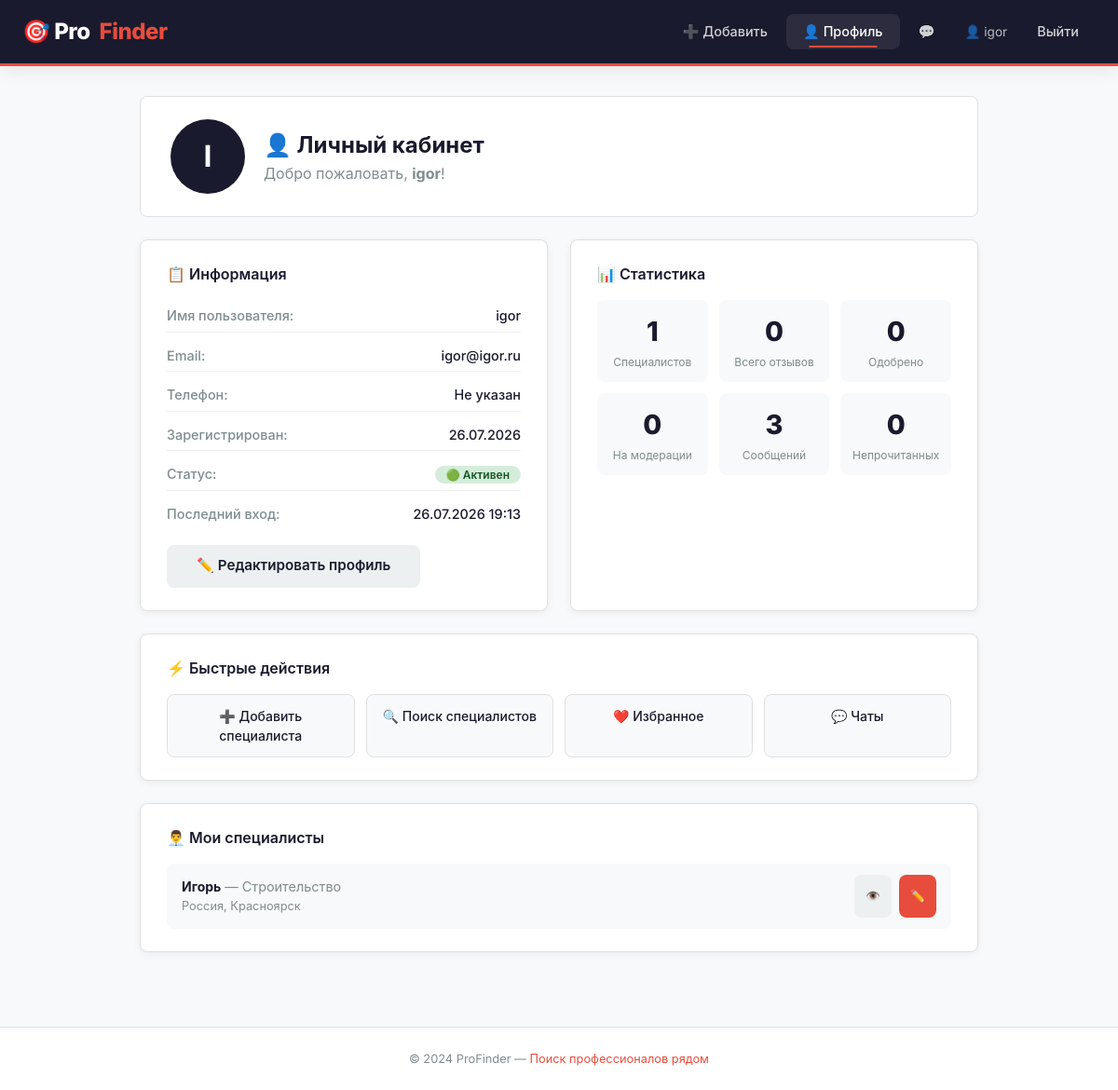
/profile/ (signed in), run on the app's committed database.
### users/models.py (models this page shows, shortened)
class User(AbstractUser):
    email = models.EmailField(unique=True)
    phone = models.CharField(max_length=20, blank=True, null=True)
    avatar = models.ImageField(
        upload_to=user_avatar_path,
        blank=True,
        null=True,
        verbose_name='Аватар'
    )
    is_active = models.BooleanField(default=True)
    last_login = models.DateTimeField(null=True, blank=True)
    created_at = models.DateTimeField(auto_now_add=True)
    telegram_id = models.BigIntegerField(
        null=True,
        blank=True,
        verbose_name='Telegram ID'
    )
    telegram_notifications = models.BooleanField(
        default=True,
        verbose_name='Уведомления в Telegram'
    )
    def get_unread_count(self):
        from chat.models import Message
        unread = 0
        for chat in self.get_all_chats():
            unread += chat.messages.filter(is_read=False).exclude(sender=self).count()
        return unread
    def get_all_chats(self):
        from chat.models import Chat
        return Chat.objects.filter(
            models.Q(user1=self) | models.Q(user2=self)
        ).order_by('-updated_at')
    def get_notifications(self):
        from chat.models import Message
        notifications = []
        for chat in self.get_all_chats():
            unread_messages = chat.messages.filter(
                is_read=False
            ).exclude(sender=self).order_by('-created_at')
        notifications.sort(key=lambda x: x['created_at'], reverse=True)
        return notifications[:20]

### providers/models.py (models this page shows, shortened)
class Provider(models.Model):
    full_name = models.CharField(max_length=100)
    category = models.CharField(max_length=50)
    phone = models.CharField(max_length=20, blank=True, null=True)
    email = models.EmailField(blank=True, null=True)
    address = models.CharField(max_length=200, blank=True, null=True)
    country = models.CharField(max_length=50)
    city = models.CharField(max_length=50, blank=True, null=True)
    rating = models.FloatField(default=0.0)
    description = models.TextField(blank=True, null=True)
    tags = models.TextField(blank=True, null=True)
    is_verified = models.BooleanField(default=False)
    is_active = models.BooleanField(default=True)
    created_by = models.ForeignKey(settings.AUTH_USER_MODEL, on_delete=models.CASCADE, related_name='providers')
    created_at = models.DateTimeField(auto_now_add=True)
    updated_at = models.DateTimeField(auto_now=True)
    experience_years = models.IntegerField(
        default=0,
        verbose_name='Опыт работы (лет)'
    )
    price_from = models.DecimalField(
        max_digits=10,
        decimal_places=2,
        null=True,
        blank=True,
        verbose_name='Цена от'
    )
    price_to = models.DecimalField(
        max_digits=10,
        decimal_places=2,
        null=True,
        blank=True,
        verbose_name='Цена до'
    )

### users/views.py (the view)
# urls.py: path('profile/', user_views.profile, name='profile'),
@login_required
def profile(request):
    stats = {
        'reviews_count': Review.objects.filter(user=request.user).count(),
        'approved_reviews': Review.objects.filter(user=request.user, is_approved=True).count(),
        'pending_reviews': Review.objects.filter(user=request.user, is_approved=False).count(),
        'messages_count': Message.objects.filter(sender=request.user).count(),
        'unread_count': request.user.get_unread_count(),
        'providers_count': Provider.objects.filter(created_by=request.user).count()
    }
    return render(request, 'profile.html', {'user': request.user, 'stats': stats})

### users/context_processors.py (called while the page is built)
def notifications(request):
    unread_count = 0
    notifications_list = []
    if request.user.is_authenticated:
        try:
            unread_count = request.user.get_unread_count()
            notifications_list = request.user.get_notifications()
        except AttributeError:
            pass
    return {
        'unread_count': unread_count,
        'notifications_list': notifications_list
    }

### templates/profile.html (shortened to what this page needs)
{% extends "base.html" %}
{% block content %}
<div class="profile-page">
    <div class="profile-header">
        <div style="display: flex; align-items: center; gap: 20px; flex-wrap: wrap;">
            <div style="position: relative;">
                {% if user.avatar %}
                    <img src="{{ user.avatar.url }}" alt="Аватар" style="width: 80px; height: 80px; border-radius: 50%; object-fit: cover; border: 2px solid #e0e0e0;">
                {% else %}
                    <div style="width: 80px; height: 80px; border-radius: 50%; background: var(--hh-primary); color: var(--hh-white); display: flex; align-items: center; justify-content: center; font-size: 2rem; font-weight: 700;">
                        {{ user.username|slice:":1"|upper }}
                    </div>
                {% endif %}
            </div>
            <div>
                <h1>👤 Личный кабинет</h1>
                <p>Добро пожаловать, <strong>{{ user.username }}</strong>!</p>
            </div>
        </div>
    </div>
    <div class="profile-grid">
        <div class="profile-card">
            <h3>📋 Информация</h3>
            <div class="profile-info">
                <div class="info-row">
                    <span class="label">Имя пользователя:</span>
                    <span class="value">{{ user.username }}</span>
                </div>
                <div class="info-row">
                    <span class="label">Email:</span>
                    <span class="value">{{ user.email }}</span>
                </div>
                <div class="info-row">
                    <span class="label">Телефон:</span>
                    <span class="value">{{ user.phone|default:"Не указан" }}</span>
                </div>
                <div class="info-row">
                    <span class="label">Зарегистрирован:</span>
                    <span class="value">{{ user.created_at|date:"d.m.Y" }}</span>
                </div>
                <div class="info-row">
                    <span class="label">Статус:</span>
                    <span class="value">
                        {% if user.is_active %}
                        <span class="badge badge-active">🟢 Активен</span>
                        {% else %}
                        <span class="badge badge-inactive">🔴 Заблокирован</span>
                        {% endif %}
                    </span>
                </div>
                {% if user.last_login %}
                <div class="info-row">
                    <span class="label">Последний вход:</span>
                    <span class="value">{{ user.last_login|date:"d.m.Y H:i" }}</span>
                </div>
                {% endif %}
            </div>
            <a href="{% url 'edit_profile' %}" class="btn btn-secondary">✏️ Редактировать профиль</a>
        </div>
        <div class="profile-card">
            <h3>📊 Статистика</h3>
            <div class="stats-grid">
                <div class="stat-item">
                    <span class="stat-number">{{ stats.providers_count }}</span>
                    <span class="stat-label">Специалистов</span>
                </div>
                <div class="stat-item">
                    <span class="stat-number">{{ stats.reviews_count }}</span>
                    <span class="stat-label">Всего отзывов</span>
                </div>
                <div class="stat-item">
                    <span class="stat-number">{{ stats.approved_reviews }}</span>
                    <span class="stat-label">Одобрено</span>
                </div>
                <div class="stat-item">
                    <span class="stat-number">{{ stats.pending_reviews }}</span>
                    <span class="stat-label">На модерации</span>
                </div>
                <div class="stat-item">
                    <span class="stat-number">{{ stats.messages_count }}</span>
                    <span class="stat-label">Сообщений</span>
                </div>
                <div class="stat-item">
                    <span class="stat-number">{{ stats.unread_count }}</span>
                    <span class="stat-label">Непрочитанных</span>
                </div>
            </div>
        </div>
        <div class="profile-card full-width">
            <h3>⚡ Быстрые действия</h3>
            <div class="actions-grid">
                <a href="{% url 'add_provider' %}" class="action-btn">➕ Добавить специалиста</a>
                <a href="{% url 'index' %}" class="action-btn">🔍 Поиск специалистов</a>
                <a href="{% url 'favorites' %}" class="action-btn">❤️ Избранное</a>
                <a href="/chat/" class="action-btn">💬 Чаты</a>
            </div>
        </div>
        <div class="profile-card full-width">
            <h3>👨‍💼 Мои специалисты</h3>
            {% if user.providers.all %}
                <div style="display: grid; gap: 12px; margin-top: 12px;">
                    {% for provider in user.providers.all %}
                        <div style="display: flex; justify-content: space-between; align-items: center; padding: 12px 16px; background: var(--hh-gray-lighter); border-radius: var(--hh-radius);">
                            <div>
                                <strong>{{ provider.full_name }}</strong>
                                <span style="color: var(--hh-gray); font-size: 0.9rem;"> — {{ provider.category }}</span>
                                <div style="font-size: 0.8rem; color: var(--hh-gray);">
                                    {{ provider.country }}{% if provider.city %}, {{ provider.city }}{% endif %}
                                </div>
                            </div>
                            <div style="display: flex; gap: 8px;">
                                <a href="{% url 'provider_detail' provider.id %}" class="btn btn-secondary" style="padding: 4px 12px; font-size: 0.8rem;">👁️</a>
                                <a href="{% url 'edit_provider' provider.id %}" class="btn btn-primary" style="padding: 4px 12px; font-size: 0.8rem;">✏️</a>
                            </div>
                        </div>
                    {% endfor %}
                </div>
            {% else %}
                <p style="color: var(--hh-gray); text-align: center; padding: 20px;">
                    У вас пока нет добавленных специалистов.<br>
                    <a href="{% url 'add_provider' %}" class="btn btn-primary" style="margin-top: 12px;">➕ Добавить специалиста</a>
                </p>
            {% endif %}
        </div>
    </div>
</div>
{% endblock %}

### templates/base.html (shortened to what this page needs)
<!DOCTYPE html>
<html lang="ru">
<head>
    {% load static %}
    <link rel="stylesheet" href="{% static 'css/style.css' %}">
</head>
<body>
    <nav class="navbar">
        <div class="nav-container">
            <div class="nav-brand">
                <a href="{% url 'index' %}">
                    🎯 Pro<span class="accent">Finder</span>
                </a>
            </div>
            <div class="nav-menu">
                {% if user.is_authenticated %}
                    <a href="{% url 'add_provider' %}" class="{% if request.resolver_match.url_name == 'add_provider' %}active{% endif %}">➕ Добавить</a>
                    <a href="{% url 'profile' %}" class="{% if request.resolver_match.url_name == 'profile' %}active{% endif %}">👤 Профиль</a>
                    <div class="notifications-wrapper">
                        <a href="#" class="notifications-btn" onclick="toggleNotifications(event)">
                            💬
                        </a>
                    </div>
                    <span class="user-name">👤 {{ user.username }}</span>
                    <a href="{% url 'logout' %}">Выйти</a>
                {% else %}
                    <a href="{% url 'login' %}" class="{% if request.resolver_match.url_name == 'login' %}active{% endif %}">Войти</a>
                    <a href="{% url 'register' %}" class="btn-nav">Регистрация</a>
                {% endif %}
            </div>
        </div>
    </nav>
    <div class="container">
        {% block content %}{% endblock %}
    </div>
    <footer>
        <p>© 2024 ProFinder — <span class="accent">Поиск профессионалов рядом</span></p>
    </footer>
</body>
</html>

### templates/profile.html (style rules this page uses)
.profile-page { max-width: 900px; margin: 0 auto; }
.profile-header { background: var(--hh-white); padding: 24px 32px; border-radius: var(--hh-radius); border: 1px solid #e0e0e0; margin-bottom: 24px; }
.profile-header h1 { font-size: 1.5rem; font-weight: 700; }
.profile-grid { display: grid; grid-template-columns: 1fr 1fr; gap: 24px; }
.profile-card { background: var(--hh-white); padding: 24px 28px; border-radius: var(--hh-radius); border: 1px solid #e0e0e0; }
.profile-card.full-width { grid-column: 1 / -1; }
.profile-card h3 { font-size: 1rem; font-weight: 600; margin-bottom: 16px; color: var(--hh-primary); }
.profile-info .info-row { display: flex; justify-content: space-between; padding: 6px 0; border-bottom: 1px solid #f0f0f0; }
.profile-info .info-row:last-child { border-bottom: none; }
.profile-info .label { color: var(--hh-gray); font-size: 0.9rem; }
.profile-info .value { font-weight: 500; font-size: 0.9rem; }
.badge { padding: 2px 12px; border-radius: 20px; font-size: 0.75rem; font-weight: 600; }
.badge-active { background: #d4edda; color: #155724; }
.stats-grid { display: grid; grid-template-columns: 1fr 1fr 1fr; gap: 12px; }
.stat-item { text-align: center; padding: 12px; background: var(--hh-gray-lighter); border-radius: var(--hh-radius); }
.stat-number { display: block; font-size: 1.8rem; font-weight: 800; color: var(--hh-primary); }
.stat-label { font-size: 0.75rem; color: var(--hh-gray); }
.actions-grid { display: grid; grid-template-columns: 1fr 1fr 1fr 1fr; gap: 12px; }
.action-btn { display: block; padding: 12px; text-align: center; background: var(--hh-gray-lighter); border-radius: var(--hh-radius); font-weight: 500; color: var(--hh-primary); transition: var(--hh-transition); }

### templates/base.html (style rules this page uses)
.notifications-wrapper { position: relative; display: inline-block; }
.notifications-btn { position: relative; padding: 8px 12px; color: rgba(255,255,255,0.8); text-decoration: none; border-radius: var(--hh-radius); transition: all 0.2s ease; }

### data on the page
User: username "igor", username "I", email "igor@igor.ru", phone "Не указан", created_at "26.07.2026", last_login "26.07.2026 19:13"
Provider: full_name "Игорь", category "Строительство", country "Россия", city "Красноярск"

### other printed values
{{ stats.providers_count }} "1"
{{ stats.reviews_count }} "0"
{{ stats.approved_reviews }} "0"
{{ stats.pending_reviews }} "0"
{{ stats.messages_count }} "3"
{{ stats.unread_count }} "0"
